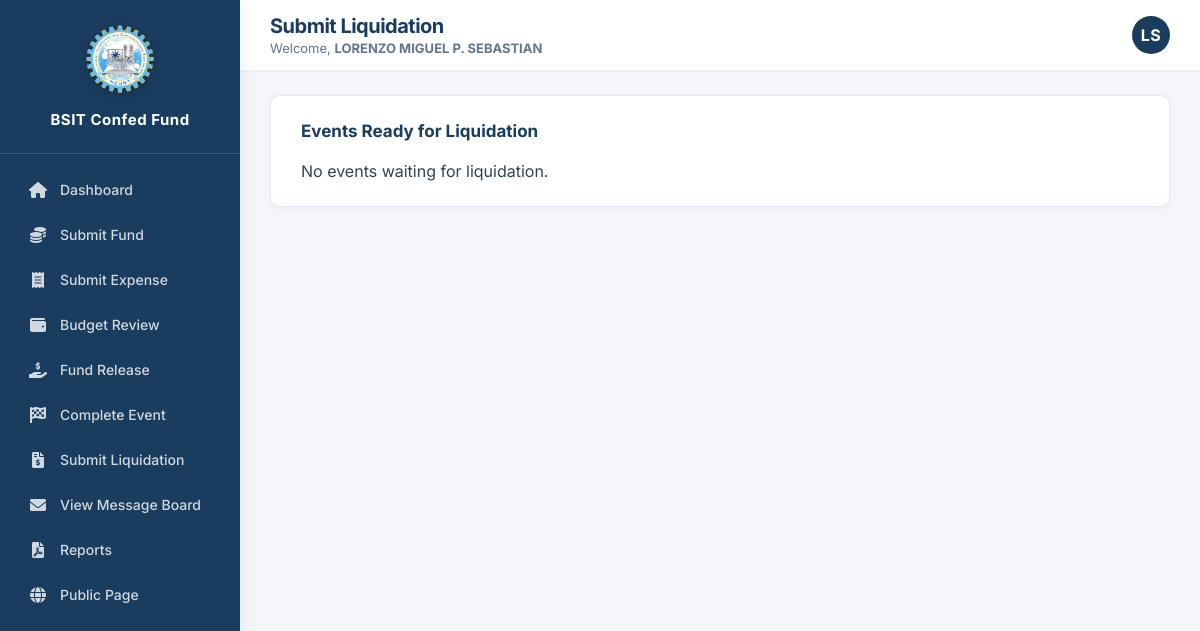
Screenshot of /admin/officer/submit_liquidation.php (signed in) with the database file from the repository.
### tables this page shows
CREATE TABLE `settings` (
  `id` int(11) NOT NULL DEFAULT 1,
  `org_name` varchar(100) NOT NULL DEFAULT 'BSIT Confederation',
  `org_short_name` varchar(50) NOT NULL DEFAULT 'BSIT Confed Fund',
  `logo_path` varchar(255) NOT NULL DEFAULT 'assets/images/logo.png.webp',
  `primary_color` varchar(7) NOT NULL DEFAULT '#1a3c5e',
  `recovery_key` varchar(100) NOT NULL DEFAULT 'BSIT-ADMIN-2026'
);

### admin/officer/submit_liquidation.php (the view, shortened to what this page needs)
<?php
require_once '../../includes/auth.php';
require_once '../../includes/functions.php';
$events = $pdo->query(
    "SELECT e.*,
            eb.id AS budget_id,
            eb.allocated_amount,
            COALESCE((
                SELECT SUM(amount)
                FROM expenses
                WHERE event_id = e.id AND status = 'approved'
            ), 0) AS total_expenses
     FROM events e
     LEFT JOIN event_budgets eb ON eb.event_id = e.id AND eb.status = 'approved'
     LEFT JOIN liquidations l ON l.event_id = e.id
     WHERE e.status = 'event_completed' AND l.id IS NULL
     ORDER BY e.created_at DESC"
)->fetchAll();
?>
<!DOCTYPE html>
<html>
<head>
    <link rel="stylesheet" href="../../assets/css/officer.css">
    <link rel="stylesheet" href="https://cdnjs.cloudflare.com/ajax/libs/font-awesome/6.0.0-beta3/css/all.min.css">
</head>
<body>
<?php include $_SERVER['DOCUMENT_ROOT'] . '/bsit-fund-system-v2/includes/sidebar.php'; ?>
<div class="main-area">
    <?php
    $pageSubtitle = 'Welcome, <strong>' . htmlspecialchars($_SESSION['officer_name']) . '</strong>';
    include $_SERVER['DOCUMENT_ROOT'] . '/bsit-fund-system-v2/includes/topbar.php';
    ?>
    <div class="page-content">
        <div class="card">
            <h3>Events Ready for Liquidation</h3>
            <?php if (count($events) == 0): ?>
                <p>No events waiting for liquidation.</p>
            <?php endif; ?>
        </div>
    </div>
</div>
</body>
</html>

### includes/sidebar.php (shortened to what this page needs)
<?php
require_once __DIR__ . '/functions.php';
$base = '/bsit-fund-system-v2';
$isAdviser = isset($_SESSION['adviser_id']);
$position = $_SESSION['officer_position'] ?? '';
$sysSettings = getSettings($pdo);
$sysLogo = $base . '/' . ltrim($sysSettings['logo_path'], '/');
$sysName = $sysSettings['org_short_name'] ?? 'BSIT Confed Fund';
?>
<div class="sidebar" id="appSidebar">
    <div class="logo">
        <img src="<?= $sysLogo ?>" alt="Logo">
        <span><?= htmlspecialchars($sysName) ?></span>
    </div>
    <div class="nav-menu">
        <?php if ($isAdviser): ?>
            <a href="<?= $base ?>/admin/adviser/dashboard.php"><i class="fas fa-home"></i> Dashboard</a>
            <a href="<?= $base ?>/admin/adviser/review.php"><i class="fas fa-check-circle"></i> Review</a>
            <a href="<?= $base ?>/admin/adviser/budget_approvals.php"><i class="fas fa-wallet"></i> Budget Approvals</a>
            <a href="<?= $base ?>/admin/adviser/final_approval.php"><i class="fas fa-file-signature"></i> Final Approval</a>
            <a href="<?= $base ?>/admin/adviser/inquiries.php"><i class="fas fa-comments"></i> Inquiries</a>
            <a href="<?= $base ?>/admin/adviser/manage_accounts.php"><i class="fas fa-users-cog"></i> Manage Accounts</a>
            <a href="<?= $base ?>/admin/adviser/config_approvals.php"><i class="fas fa-check-double"></i> Configuration Approvals</a>
            <a href="<?= $base ?>/admin/download_report.php"><i class="fas fa-file-pdf"></i> Reports</a>
            <a href="<?= $base ?>/admin/adviser/customization.php"><i class="fas fa-palette"></i> Customization</a>
        <?php elseif ($position === 'Treasurer'): ?>
            <a href="<?= $base ?>/admin/officer/dashboard.php"><i class="fas fa-home"></i> Dashboard</a>
            <a href="<?= $base ?>/admin/officer/submit_fund.php"><i class="fas fa-coins"></i> Submit Fund</a>
            <a href="<?= $base ?>/admin/officer/submit_expense.php"><i class="fas fa-receipt"></i> Submit Expense</a>
            <a href="<?= $base ?>/admin/officer/review_budgets.php"><i class="fas fa-wallet"></i> Budget Review</a>
            <a href="<?= $base ?>/admin/officer/release_funds.php"><i class="fas fa-hand-holding-usd"></i> Fund Release</a>
            <a href="<?= $base ?>/admin/officer/complete_event.php"><i class="fas fa-flag-checkered"></i> Complete Event</a>
            <a href="<?= $base ?>/admin/officer/submit_liquidation.php"><i class="fas fa-file-invoice-dollar"></i> Submit Liquidation</a>
            <a href="<?= $base ?>/admin/officer/view_message_board.php"><i class="fas fa-envelope"></i> View Message Board</a>
            <a href="<?= $base ?>/admin/download_report.php"><i class="fas fa-file-pdf"></i> Reports</a>
        <?php endif; ?>
        <a href="<?= $base ?>/public/index.php"><i class="fas fa-globe"></i> Public Page</a>
    </div>
</div>

### assets/css/officer.css (style rules this page uses)
* { margin: 0; padding: 0; box-sizing: border-box; }
body { font-family: 'Inter', 'Segoe UI', Arial, sans-serif; background: #f4f6f9; color: #334155; -webkit-font-smoothing: antialiased; }
.sidebar { position: fixed; left: 0; top: 0; width: 240px; height: 100vh; background: var(--theme-primary, #1a3c5e); color: #fff; display: flex; flex-direction: column; box-shadow: 4px 0 15px rgba(0,0,0,0.05); z-index: 1000; transition: background-color 0.3s ease; }
.sidebar .logo { padding: 24px 20px; text-align: center; border-bottom: 1px solid rgba(255, 255, 255, 0.1); }
.sidebar .logo img { width: 70px; height: auto; margin-bottom: 12px; filter: drop-shadow(0 2px 4px rgba(0,0,0,0.2)); }
.sidebar .logo span { display: block; font-size: 15px; font-weight: 700; letter-spacing: 0.5px; }
.sidebar .nav-menu { flex: 1; padding: 15px 12px; overflow-y: auto; }
.sidebar .nav-menu a { display: flex; align-items: center; gap: 12px; color: rgba(255, 255, 255, 0.8); padding: 12px 16px; margin-bottom: 4px; text-decoration: none; border-radius: 8px; font-size: 14px; font-weight: 500; transition: all 0.2s ease; }
.sidebar .nav-menu a i { width: 20px; text-align: center; font-size: 16px; }
.main-area { margin-left: 240px; min-height: 100vh; display: flex; flex-direction: column; }
.page-content { padding: 25px 30px; flex: 1; }
.card { background: #ffffff; border-radius: 16px; border: 1px solid #e2e8f0; box-shadow: 0 4px 6px -1px rgba(0, 0, 0, 0.02), 0 2px 4px -1px rgba(0, 0, 0, 0.02); padding: 25px 30px; margin-bottom: 25px; transition: box-shadow 0.2s ease; }
.card h3 { color: #1e293b; font-size: 17px; font-weight: 700; margin-bottom: 20px; }

### admin/officer/submit_liquidation.php (style rules this page uses)
.card { background:#fff; border-radius:10px; border:1px solid #e2e8f0; box-shadow:0 2px 8px rgba(0,0,0,0.03); padding:25px 30px; margin-bottom:25px; }
.card h3 { margin-top:0; color:#1a3c5e; }

### rows the page displays
settings: logo_path (picture), org_short_name "BSIT Confed Fund"

### other values shown
$pageTitle "Submit Liquidation"
$_SESSION['officer_name'] "LORENZO MIGUEL P. SEBASTIAN"
$initials "LS"
